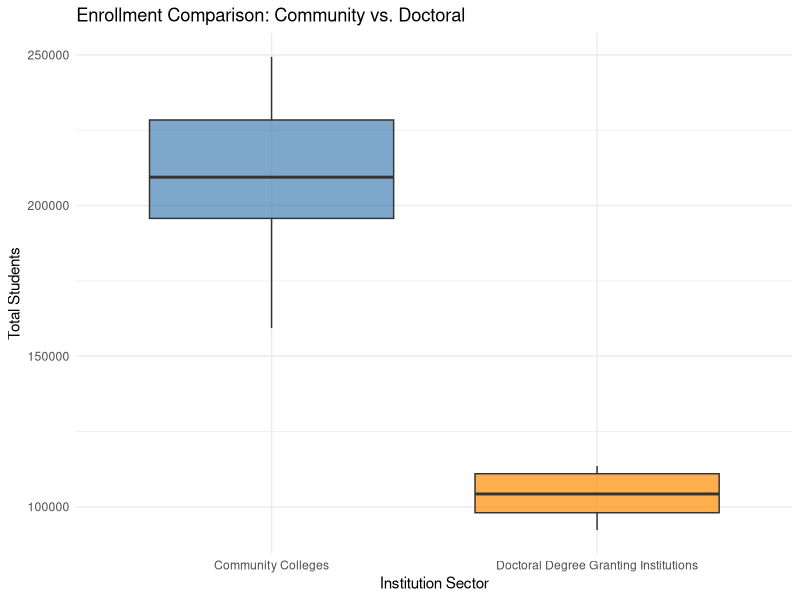

Recreate this plot in R.
## ---- chunk 1
#| message: false
#| warning: false
library(tidyverse)

# Load the data
ny_data <- read_csv("../data/race_ny.csv")

# Clean data: 
# 1. Remove commas from enrollment numbers
# 2. Filter for only TWO groups in the 'Institution Sector'
comparison_data <- ny_data |>
  mutate(total_enroll = as.numeric(gsub(",", "", `Total Enrollment`))) |>
  filter(`Institution Sector` %in% c("Community Colleges", "Doctoral Degree Granting Institutions")) |>
  rename(sector = `Institution Sector`)
## ---- chunk 2
#| label: fig-boxplot-comparison
#| fig-cap: "Boxplot comparing Total Enrollment between Community Colleges and Doctoral Institutions."
#| fig-alt: "A side-by-side boxplot. The Community Colleges group shows a significantly higher median and a wider spread of enrollment compared to the Doctoral Institutions group."
ggplot(comparison_data, aes(x = sector, y = total_enroll, fill = sector)) +
  geom_boxplot(alpha = 0.7) +
  scale_fill_manual(values = c("steelblue", "darkorange")) +
  labs(title = "Enrollment Comparison: Community vs. Doctoral",
       x = "Institution Sector",
       y = "Total Students") +
  theme_minimal() +
  guides(fill = "none") # Hide legend as X-axis labels are sufficient
## ---- chunk 3
#| label: t-test-formula
# Run the two-sample t-test
t_results <- t.test(total_enroll ~ sector, data = comparison_data)

# Display results
t_results
